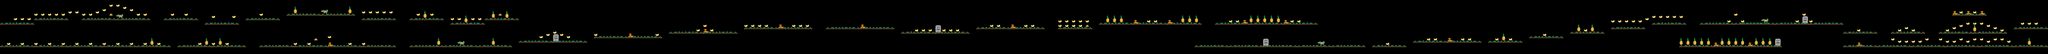

Tiled map render using the project's own tile images. Description and the map definition, with tile-layer contents summarised, below:
An orthogonal 300x24 tile map with 60x20 px tiles, 2 tile layers (Enemies, Grass), 7 tilesets.

<map version="1.0" orientation="orthogonal" width="300" height="24" tilewidth="60" tileheight="20">
 <tileset firstgid="1" name="grass" tilewidth="300" tileheight="20">
  <image source="../img/grass.png" width="300" height="20" />
 </tileset>
 <tileset firstgid="2" name="enemy_snake" tilewidth="48" tileheight="48">
  <image source="../img/enemy_snake.png" width="48" height="48" />
 </tileset>
 <tileset firstgid="3" name="bananabunch" tilewidth="32" tileheight="23">
  <image source="../img/bananabunch.png" width="32" height="23" />
 </tileset>
 <tileset firstgid="4" name="pineapple" tilewidth="32" tileheight="72">
  <image source="../img/pineapple.png" width="32" height="72" />
 </tileset>
 <tileset firstgid="5" name="statue" tilewidth="52" tileheight="78">
  <image source="../img/statue.png" width="52" height="78" />
 </tileset>
 <tileset firstgid="6" name="enemy_croc" tilewidth="64" tileheight="38">
  <image source="../img/enemy_croc.png" width="64" height="38" />
 </tileset>
 <tileset firstgid="7" name="hat" tilewidth="32" tileheight="19">
  <image source="../img/hat.png" width="32" height="19" />
 </tileset>
 <layer name="Enemies" width="300" height="24">
  <data>[7200 cells, 229 non-empty, 6 distinct tile ids]</data>
 </layer>
 <layer name="Grass" width="300" height="24">
  <data>[7200 cells, 81 non-empty, 1 distinct tile ids]</data>
 </layer>
</map>
